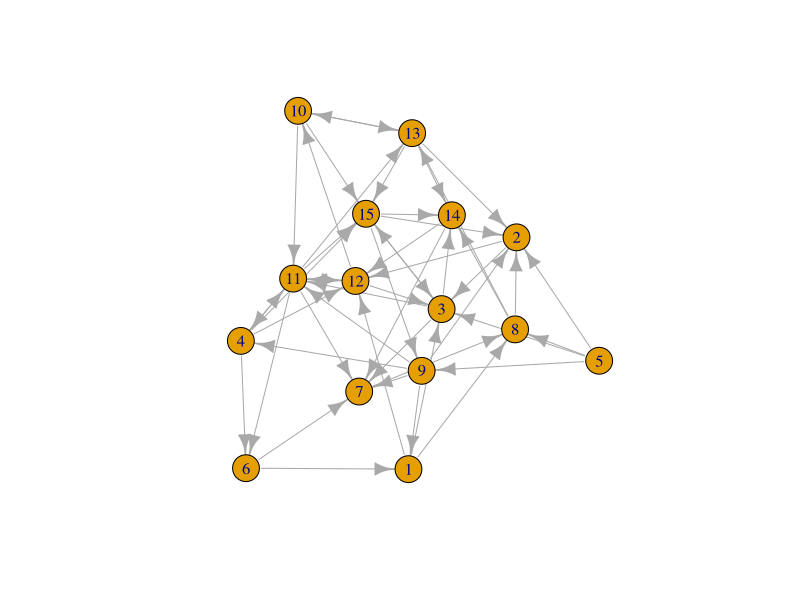
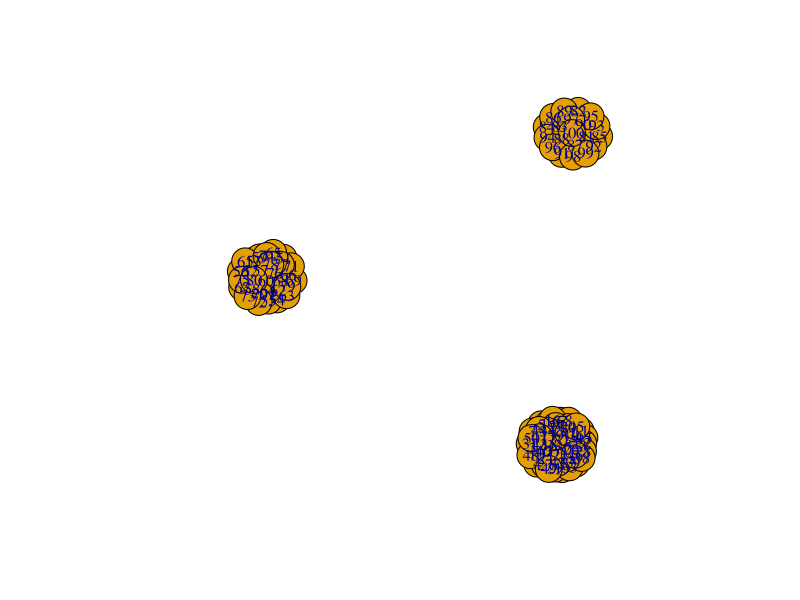

Write R code to recreate these figures, in order.
library(igraph)
library(dplyr)
library(stringr)
library(readr)
library(stats)

er.sim<-erdos.renyi.game(15,0.2, directed = TRUE)
plot(er.sim)

g.full1<-graph.full(50)
g.full2<-graph.full(30)
g.full3<-graph.full(20)
g.full<-g.full1+g.full2+g.full3


plot(g.full)

edgelist<-as.data.frame(get.edgelist(g.full))
pairlist<-as.data.frame(t(combn(vcount(g.full),2)))

for (i in 1:nrow(pairlist)){
  seed<-runif(1)
  if (seed<=0.05){
    if (tail(duplicated(rbind(edgelist,c(pairlist[i,][,1],pairlist[i,][,2]))),1) 
        | tail(duplicated(rbind(edgelist,c(pairlist[i,][,2],pairlist[i,][,1]))),1) == TRUE){  
      g.full<-g.full-edges(c(pairlist[i,][,1],pairlist[i,][,2]))
    } else {
      g.full<-g.full+edges(c(pairlist[i,][,1],pairlist[i,][,2]))
    }
  }
}


erdosrenyi_perturb<-function(graph, p, directed){
  edgelist<-as.data.frame(get.edgelist(graph))
  pairlist<-as.data.frame(t(combn(vcount(graph),2)))
  seed_list<<-c(0)
  for (i in 1:nrow(pairlist)){
    seed<-runif(1)
    seed_list<<-append(seed_list,seed)
    if (seed<p){
      if (tail(duplicated(rbind(edgelist,c(pairlist[i,][,1],pairlist[i,][,2]))),1)
          | tail(duplicated(rbind(edgelist,c(pairlist[i,][,2],pairlist[i,][,1]))),1) == TRUE){  
        graph<-graph-edges(c(pairlist[i,][,1],pairlist[i,][,2]))
      } else {
        graph<-graph+edges(c(pairlist[i,][,1],pairlist[i,][,2]))
      }
    }
  }
  return(graph)
}